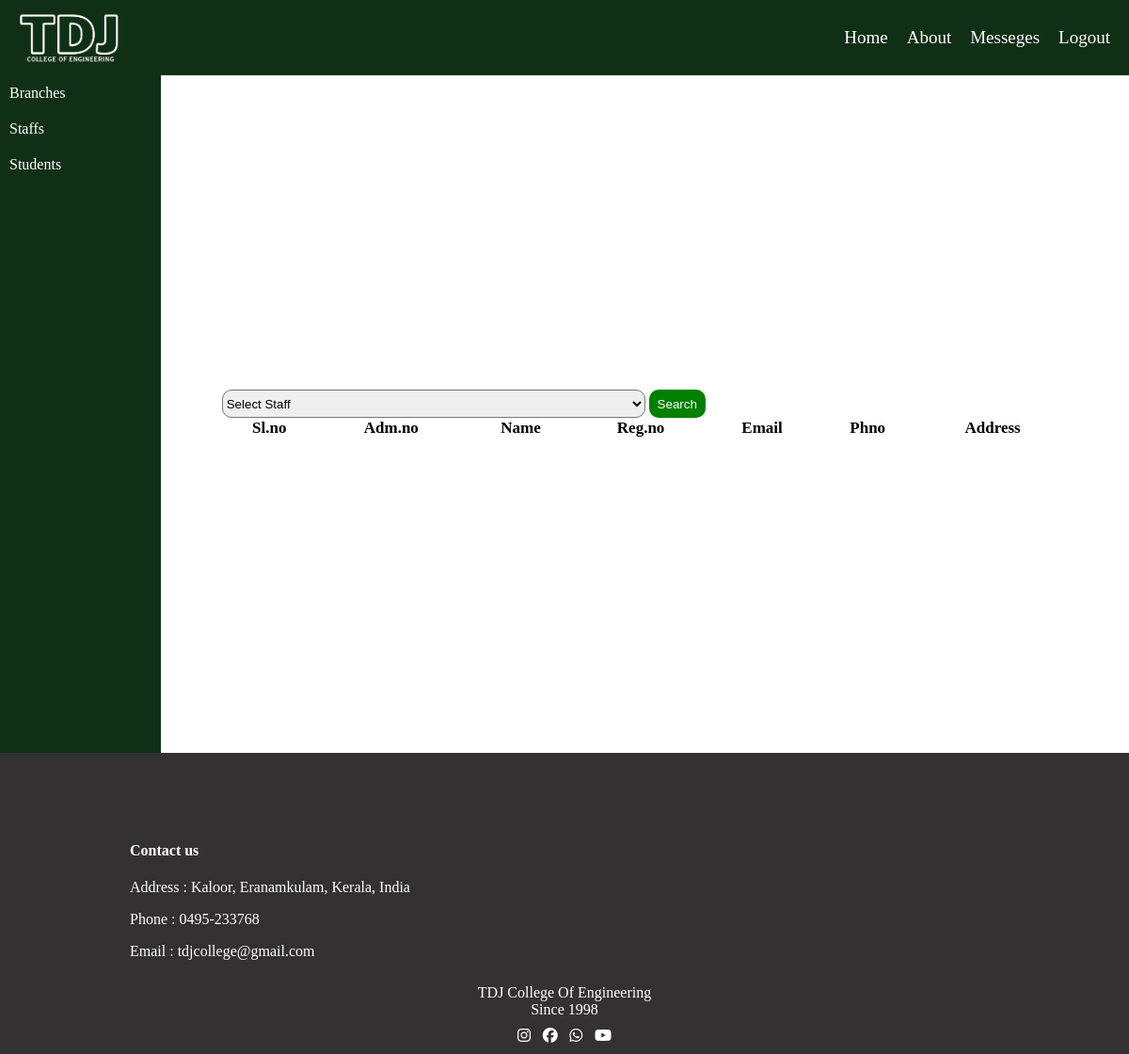
The page /viewstudents (signed in) on the database as committed earlier.
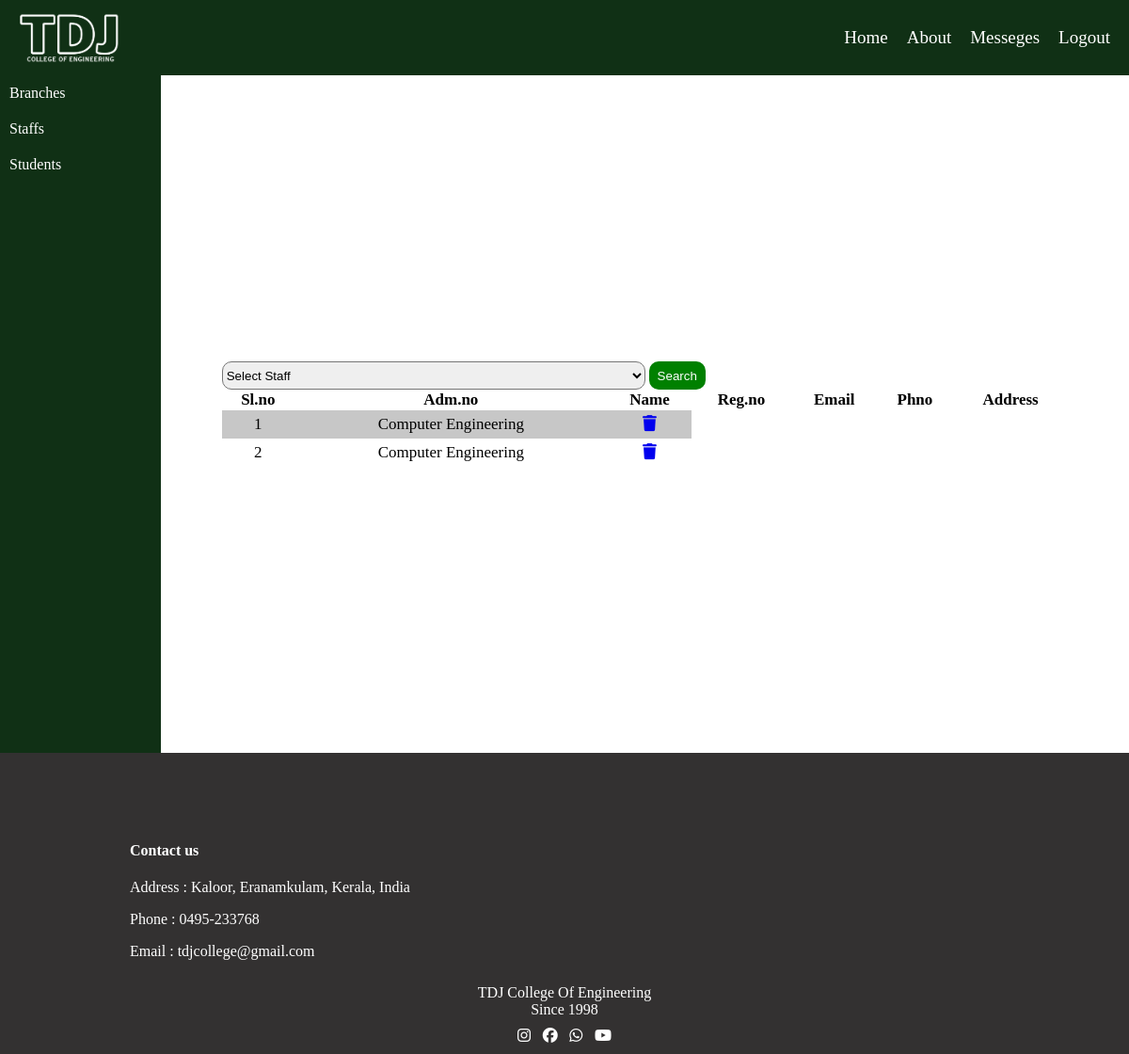
The same page on the database as committed later.
### app/models.py (models this page shows, shortened)
class Student(models.Model):
    staffname=models.ForeignKey(Staff,on_delete=models.CASCADE)
    bname=models.ForeignKey(Branches,on_delete=models.CASCADE)
    ssem=models.ForeignKey(Sem,on_delete=models.CASCADE)
    stname=models.TextField()
    stregno=models.TextField()
    stadmno=models.TextField()
    stemail=models.TextField()
    stphno=models.TextField()
    staddress=models.TextField()
    stpassword=models.TextField(null=True)
    setnewpsw=models.BooleanField(default=False)

class Branches(models. Model):
    aname=models.ForeignKey(admins,on_delete=models.CASCADE)
    bname=models.TextField()
    def __str__(self):
        return self.bname

### app/views.py (the view)
# urls.py: path('viewstudents',views.viewstudents),
def viewstudents(request):
    if 'adm' in request.session:
        staffs=Staff.objects.filter(aname=admins.objects.get(username=request.session['adm']))
        if request.method=='POST':
            staff=request.POST['staff']
            stf=Staff.objects.get(staffname=staff)
            data=Student.objects.filter(staffname=stf)
        else:
            data=Student.objects.all()
        return render(request,'admin/viewstudents.html',{'staffs':staffs,'data':data})
    else:
        return redirect(index)

### templates/admin/viewstudents.html (shortened to what this page needs)
<!DOCTYPE html>
<html lang="en">
<head>
    {% load static %}
    <link rel="stylesheet" href="{% static 'css/index.css' %}">
</head>
<body>
    <div class="main">
        <div class="nav">
            <div class="navigation" style="background-color: rgb(16, 48, 21);">
                <div class="logo">
                    <img src="{% static 'images/clogo.png' %}" alt="">
                </div>
                <div class="links">
                    <ul>
                        <a href="" class="service"><li>Home</li></a>
                        <a href="" class="service"><li>About</li></a>
                        <a href="" class="service"><li>Messeges</li></a>
                        <a href="st_login" class="service"><li>Logout</li></a>
                    </ul>
                </div>
            </div>
        </div>
        <div class="admin_main">
            <div class="admin_part1">
                <a href="../admbranch"><div class="nav1">
                    Branches
                </div></a>
                <a href="../admstaff"><div class="nav1">
                    Staffs
                </div></a>
                <a href=""><div class="nav1">
                    Students
                </div></a>
            </div>
            <div class="admin_part2">
            <div class="admbutton">
                <div class="branchadd">
                    <form action="addbranch" method="POST" >
                        <select name="" id="">
                            <option value="" disabled selected>Select Staff</option>
                        </select>
                        <input type="submit" value="Search">
                    </form>
                </div>
                <div class="branches">
                    <table>
                        <tr>
                            <th>Sl.no</th>
                            <th>Adm.no</th>
                            <th>Name</th>
                            <th>Reg.no</th>
                            <th>Email</th>
                            <th>Phno</th>
                            <th>Address</th>
                        </tr>
                        {% for i in data %}
                        <tr>
                            <td>{{forloop.counter}}</td>
                            <td>{{i.bname}}</td>
                            <td><a href="../deletebranch/{{i.pk}}" onclick="return confirm('Are you sure you want to delete this?')"><i class="fa-solid fa-trash"></i></a></td>
                        </tr>
                        {% endfor %}
                    </table>
                </div>
            </div>
            <div class="messege1"  id="messegediv">
            </div>
            </div>
           </div>
        </div>
        <footer style="margin: 0px;">
            <div class="contact">
                <h4>Contact us</h4>
                <p>Address : Kaloor, Eranamkulam, Kerala, India</p>
                <p>Phone : 0495-233768</p>
                <p>Email : tdjcollege@gmail.com</p>
            </div>
            <div class="clg_name">
                <p>TDJ College Of Engineering</p>
                <p>Since 1998</p>
            </div>
            <div class="icons">
                <div class="icon"><i class="fa-brands fa-instagram"></i></div>
                <div class="icon"><i class="fa-brands fa-facebook"></i></div>
                <div class="icon"><i class="fa-brands fa-whatsapp"></i></div>
                <div class="icon"><i class="fa-brands fa-youtube"></i></div>
            </div>
        </footer>
</body>
</html>

Rows that differ between the two databases and show on the page:
added Student: bname "Computer Engineering"
added Student: bname "Computer Engineering"
